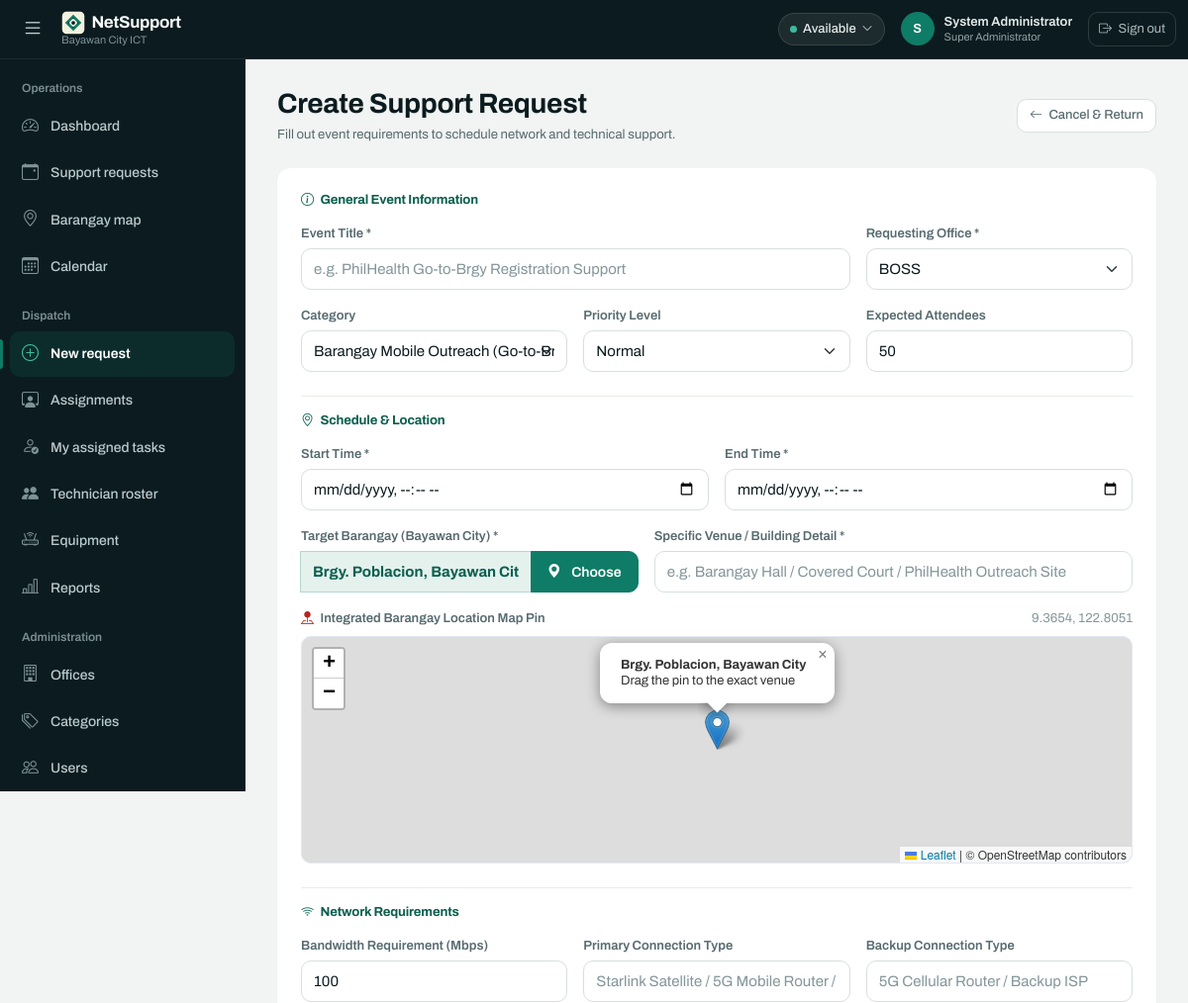
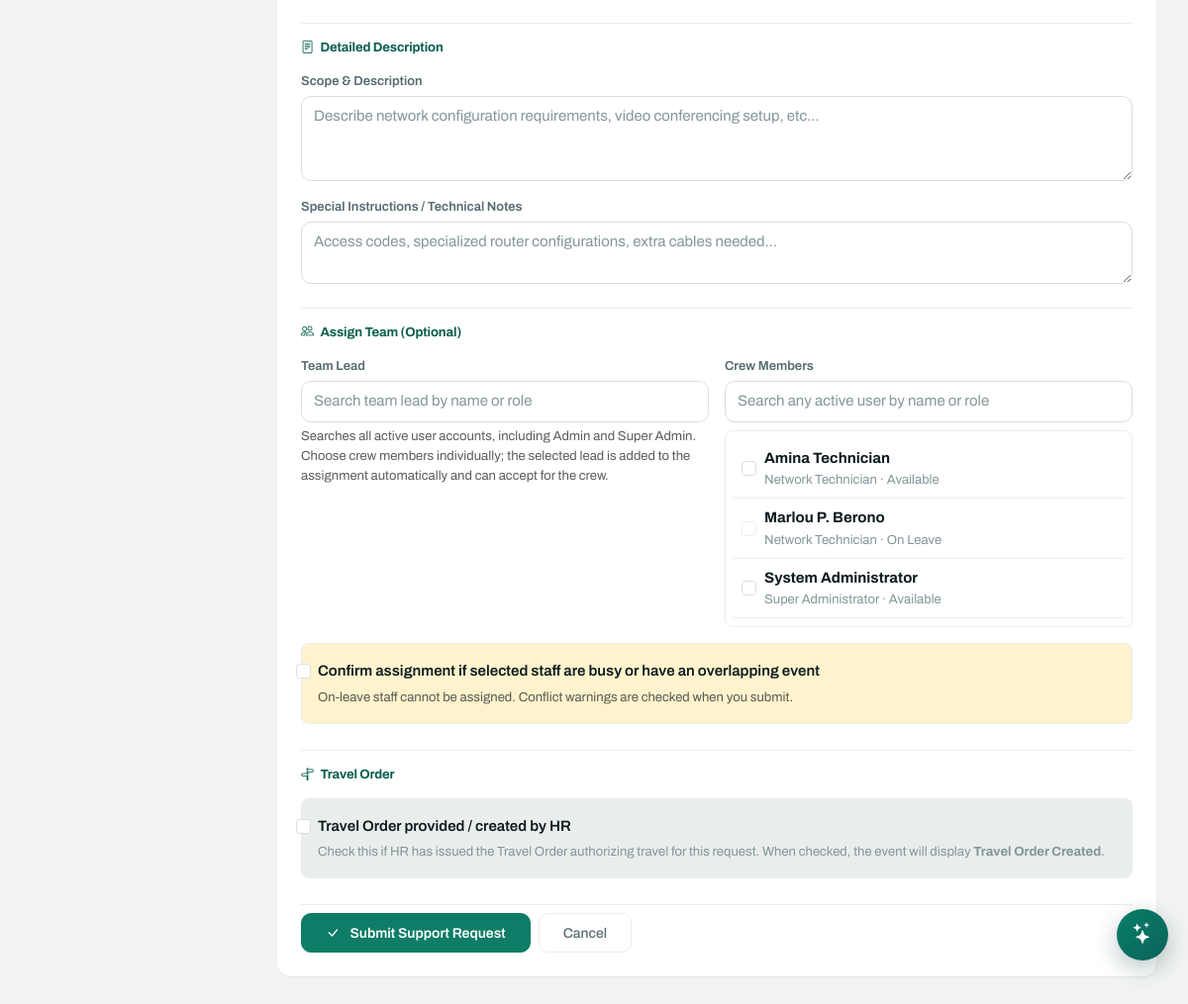
/event_form.php (signed in), run on the app's committed database (2 pictures, top to bottom).
### tables this page shows
CREATE TABLE `users` (
  `id` int(10) UNSIGNED NOT NULL,
  `full_name` varchar(120) NOT NULL,
  `username` varchar(60) NOT NULL,
  `email` varchar(150) NOT NULL,
  `phone_number` varchar(30) DEFAULT NULL,
  `password_hash` varchar(255) NOT NULL,
  `office_id` int(10) UNSIGNED DEFAULT NULL,
  `position_title` varchar(120) DEFAULT NULL,
  `role_id` tinyint(3) UNSIGNED NOT NULL,
  `status` enum('Active','Inactive') NOT NULL DEFAULT 'Active',
  `created_at` timestamp NOT NULL DEFAULT current_timestamp()
);

CREATE TABLE `roles` (
  `id` tinyint(3) UNSIGNED NOT NULL,
  `name` varchar(40) NOT NULL
);

### event_form.php (the view, shortened to what the rows shown need)
<?php
require_once 'config.php';
$eventData = null;
$isEdit = $eventData !== false && $eventData !== null;
$activeUsers = db()->query("SELECT u.id, u.full_name, r.name role_name, COALESCE(ta.availability, 'Available') availability
                            FROM users u
                            JOIN roles r ON r.id = u.role_id
                            LEFT JOIN technician_availability ta ON ta.technician_id = u.id
                            WHERE u.status = 'Active'
                            ORDER BY u.full_name")->fetchAll();
$selectedCrewIds = [];
require 'partials/header.php';
?>
<link rel="stylesheet" href="https://unpkg.com/leaflet@1.9.4/dist/leaflet.css" />
<form method="post" class="card stat-card p-4 border-0 mb-4">
    <?php if (!$isEdit): ?>
    <div class="row g-3 mb-4">
        <div class="col-md-6">
            <div class="border rounded-3 p-2" id="crewChoices" style="max-height: 220px; overflow-y: auto;">
                <?php foreach ($activeUsers as $staffMember): $staffId = (int)$staffMember['id']; ?>
                    <label class="d-flex align-items-center gap-2 p-2 border-bottom crew-choice" data-staff-name="<?= h(strtolower($staffMember['full_name'] . ' ' . $staffMember['role_name'])) ?>">
                        <input class="form-check-input mt-0" type="checkbox" name="crew_ids[]" value="<?= $staffId ?>" <?= in_array($staffId, $selectedCrewIds, true) ? 'checked' : '' ?> <?= $staffMember['availability'] === 'On Leave' ? 'disabled' : '' ?>>
                        <span class="flex-grow-1"><strong><?= h($staffMember['full_name']) ?></strong><small class="d-block text-muted"><?= h($staffMember['role_name']) ?> · <?= h($staffMember['availability']) ?></small></span>
                    </label>
                <?php endforeach; ?>
            </div>
        </div>
    </div>
    <?php endif; ?>
</form>
<?php require 'partials/footer.php'; ?>

### partials/header.php (shortened to what the rows shown need)
<?php
require_once __DIR__ . '/../config.php';
$me   = user();
?>
<!doctype html>
<html lang="en">
<head>
    <link href="https://cdn.jsdelivr.net/npm/bootstrap@5.3.3/dist/css/bootstrap.min.css" rel="stylesheet">
    <link rel="stylesheet" href="https://cdn.jsdelivr.net/npm/bootstrap-icons@1.11.3/font/bootstrap-icons.min.css">
    <link href="assets/app.css?v=<?= (int) filemtime(__DIR__ . '/../assets/app.css') ?>" rel="stylesheet">
</head>
<body>
<nav class="navbar navbar-dark app-navbar sticky-top">
    <div class="container-fluid p-0 d-flex align-items-center gap-2">
        <div class="d-flex align-items-center gap-2 gap-md-3 ms-auto">
            <div class="who">
                <span class="avatar" aria-hidden="true"><?= strtoupper(substr($me['full_name'], 0, 1)) ?></span>
                <span class="d-none d-md-block">
                    <span class="name d-block"><?= h($me['full_name']) ?></span>
                    <span class="role d-block"><?= h($me['role']) ?></span>
                </span>
            </div>
        </div>
    </div>
</nav>
<div class="app-wrapper">
    <main class="app-content" id="mainContent">

### data on the page
users: full_name "S", full_name "System Administrator", role.name "Super Administrator", availability "Available"
roles: name "Super Administrator"
users: full_name "Amina Technician", role.name "Network Technician", availability "Available"
users: full_name "Marlou P. Berono", role.name "Network Technician", availability "On Leave"

### other printed values
$myAvailability "Available"
form field office_id "BOSS"
form field category "Barangay Mobile Outreach (Go-to-Brgy)"
form field priority "Normal"
